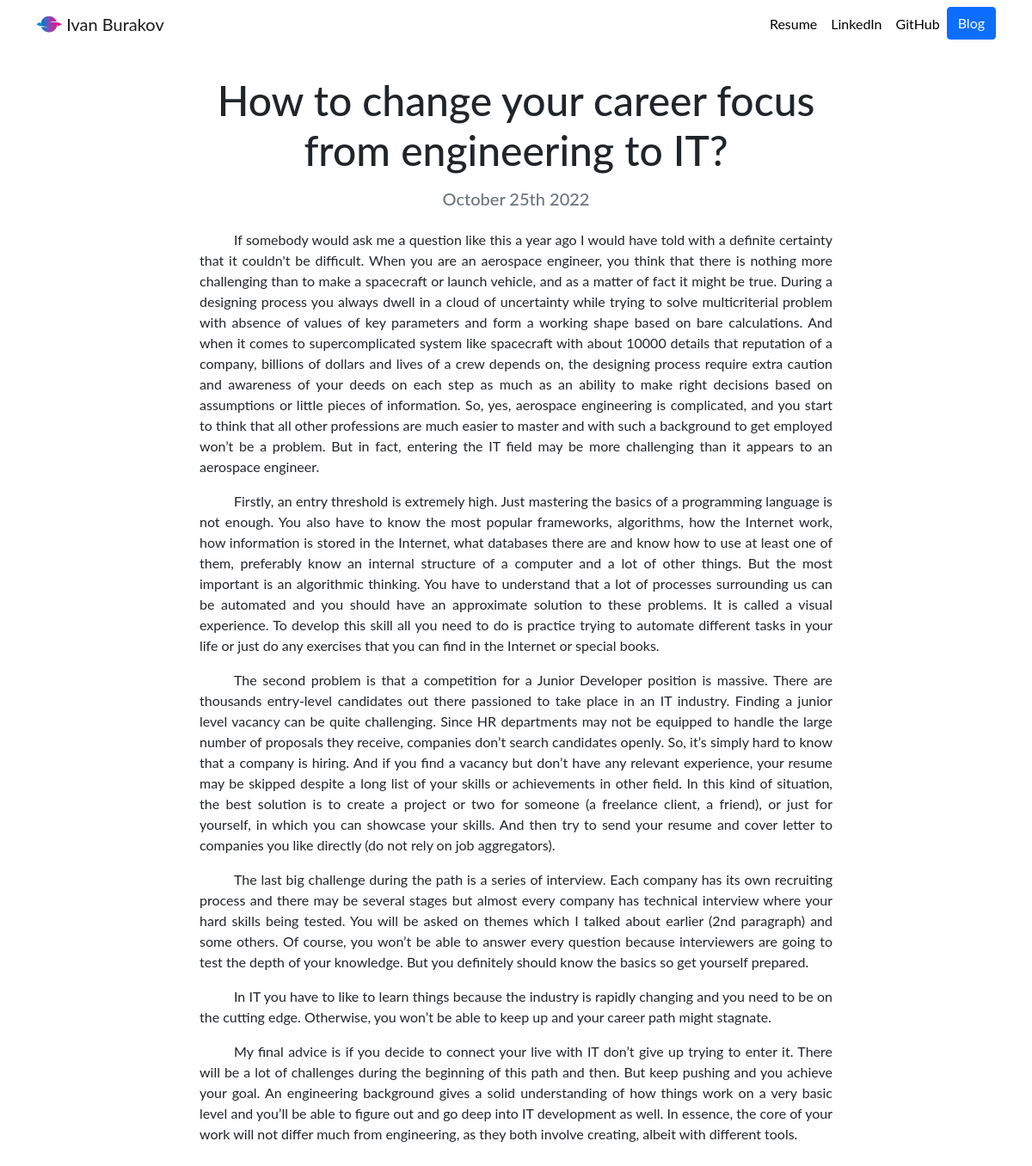
Page /blog/1/ on the committed database.
### blog/models.py (models this page shows, shortened)
class Blog(models.Model):
    title = models.CharField(max_length=200)
    date = models.DateField(auto_now_add = True)
    description = models.TextField()

### blog/views.py (the view)
# urls.py: path('<int:blog_id>/', views.detail, name = 'detail'),
def detail(request, blog_id):
    blog = get_object_or_404(Blog, pk = blog_id)
    return render(request, 'blog/detail.html', {'blog': blog})

### blog/templates/blog/detail.html
{% extends 'portfolio/head.html' %}
{% load static %}
{% block content %}
<div class="row justify-content-center my-3">
  <div class="col-md-8">
    <h1 class="text-center mb-3 mt-3" id="blogdetailtitle">{{ blog.title }}</h1>
    <h5 class="text-center text-muted mb-4">{{ blog.date|date:'F jS Y' }}</h5>
    <p align="justify">{{ blog.description|safe }}</p>
  </div>
</div>
{% endblock %}

### portfolio/static/portfolio/custom.css (style rules this page uses)
p { text-indent: 40px; }
body { font-family: 'Lato', sans-serif; }
@media (min-width: 992px) { #blogdetailtitle { font-size: 3rem; } }

### rows in the picture
Blog: title "How to change your career focus from engineering to IT?", date "October 25th 2022", description "If somebody would ask me a question like this a year ago I would have told with a definite certainty that it couldn't be difficult. When you are an aerospace engineer, you think that there is nothing more challenging than to make a spacecraft or launch vehicle, and as a matter of fact it might be true. During a designing process you always dwell in a cloud of uncertainty while trying to solve multicriterial problem with absence of values of key parameters and form a working shape based on bare calculations. And when it comes to supercomplicated system like spacecraft with about 10000 details that reputation of a company, billions of dollars and lives of a crew depends on, the designing…"
